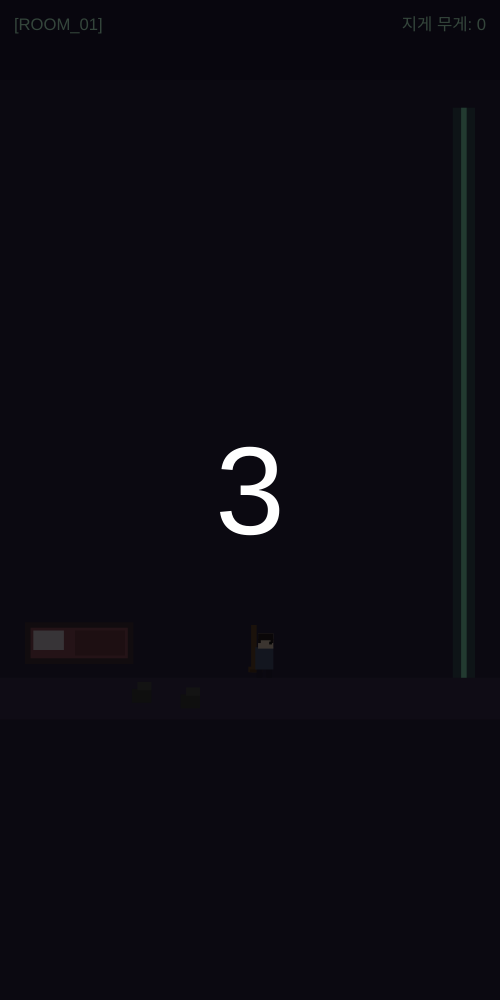
Frame 1 (no input)
Frame 60 (no input): identical to frame 1, image omitted
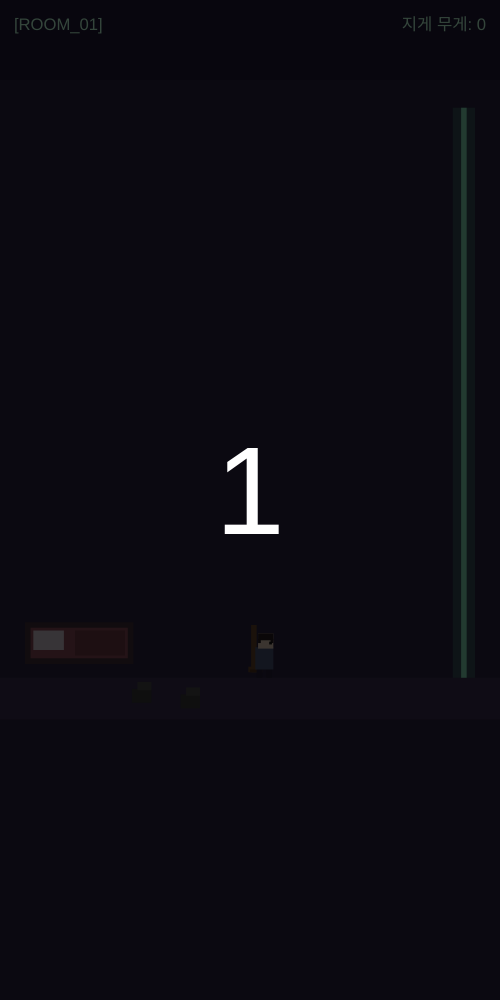
Frame 120 (the mouse pressed at the canvas centre since frame 60)

The p5.js sketch that drew these frames (run headless with seeded random() and noise() and a simulated clock; from frame 60 on, the mouse is pressed at the canvas centre):

// p5.js sketch
// ── sketch.js
// Escape Room — Stage 1 MVP
// 혼자만의 고독한 사투

// --- 적응형 캔버스 ---
let W, H, S;                            // W/H = 캔버스 픽셀, S = 아트 스케일 (W/360 기준)
let ROOM_TOP, ROOM_BOTTOM, BTN_AREA_TOP;
let PLAYER_RANGE_LEFT, PLAYER_RANGE_RIGHT;
const DESKTOP_MAX_W = 500;              // 데스크탑에서 너비 제한 (모바일에서는 자동으로 풀폭)

// --- 밸런스 수치 ---
const AUTO_DRIFT_PER_SEC = 0.025;
const FORWARD_PER_TAP = 0.020;
const BOX_PENALTY = 0.5;
const BOX_INTERVAL_MS = 3000;
const MAX_BOX_COUNT = 8;

// --- 상태 ---
let phase = 'countdown';
let loseReason = null;
let countdownStart = 0;
let playerX = 0.5;
let boxCount = 0;
let lastBoxDrop = 0;
let boxFlashAt = -9999;
let heldRest = false;
let endShownAt = 0;

function setup() {
  recomputeLayout();
  const cnv = createCanvas(W, H);
  cnv.style('display', 'block');
  smooth();
  textAlign(CENTER, CENTER);
  resetGame();
}

function windowResized() {
  recomputeLayout();
  resizeCanvas(W, H);
}

// 뷰포트 크기로부터 레이아웃 좌표·스케일을 재계산
function recomputeLayout() {
  W = Math.min(window.innerWidth, DESKTOP_MAX_W);
  H = window.innerHeight;
  S = W / 360;

  // 하단 버튼 영역
  const btnAreaH = Math.min(170 * S, H * 0.30);
  const bottomMargin = 16 * S;
  BTN_AREA_TOP = H - btnAreaH - bottomMargin;

  // 방 영역
  const roomGap = 16 * S;
  ROOM_BOTTOM = BTN_AREA_TOP - roomGap;
  ROOM_TOP = Math.max(50 * S, H * 0.08);

  // 플레이어 가로 범위
  PLAYER_RANGE_LEFT = W * 0.22;
  PLAYER_RANGE_RIGHT = W * 0.84;
}

function resetGame() {
  phase = 'countdown';
  loseReason = null;
  countdownStart = millis();
  playerX = 0.5;
  boxCount = 0;
  lastBoxDrop = 0;
  boxFlashAt = -9999;
  heldRest = false;
}

function draw() {
  if (phase === 'countdown') stepCountdown();
  else if (phase === 'playing') stepPlaying();

  drawScene();
  drawHUD();

  if (phase === 'countdown') drawCountdownOverlay();
  if (phase === 'playing') drawButtons();
  if (phase === 'win' || phase === 'lose') drawEndCard();
}

// ---------- step ----------
function stepCountdown() {
  const elapsed = (millis() - countdownStart) / 1000;
  if (elapsed > 4.2) {
    phase = 'playing';
    lastBoxDrop = millis();
  }
}

function stepPlaying() {
  const dt = deltaTime / 1000;

  if (!heldRest) {
    playerX -= AUTO_DRIFT_PER_SEC * dt;
  }

  if (millis() - lastBoxDrop > BOX_INTERVAL_MS) {
    boxCount += 1;
    boxFlashAt = millis();
    lastBoxDrop = millis();
  }

  if (playerX >= 1) {
    phase = 'win';
    playerX = 1;
    endShownAt = millis();
  } else if (playerX <= 0) {
    phase = 'lose';
    loseReason = 'bed';
    playerX = 0;
    endShownAt = millis();
  } else if (boxCount >= MAX_BOX_COUNT) {
    phase = 'lose';
    loseReason = 'crushed';
    endShownAt = millis();
  }
}

// ---------- scene ----------
function drawScene() {
  const b = constrain(playerX, 0, 1);
  const bg = lerpColor(color(10, 8, 22), color(80, 65, 115), b);
  background(bg);

  noStroke();
  fill(red(bg) * 0.7, green(bg) * 0.7, blue(bg) * 0.85);
  rect(0, 0, W, ROOM_TOP);

  fill(45 + b * 30, 35 + b * 25, 70 + b * 30);
  rect(0, ROOM_BOTTOM - 30 * S, W, 30 * S);

  drawBed(18 * S, ROOM_BOTTOM - 70 * S);
  drawTrash(95 * S, ROOM_BOTTOM - 22 * S);
  drawTrash(130 * S, ROOM_BOTTOM - 18 * S);

  drawDoor(W - 28 * S, ROOM_TOP + 20 * S, ROOM_BOTTOM - 30 * S);

  const px = lerp(PLAYER_RANGE_LEFT, PLAYER_RANGE_RIGHT, playerX);
  const py = ROOM_BOTTOM - 30 * S;
  drawPlayer(px, py);
  drawBoxStack(px, py, boxCount);

  const darkAlpha = (1 - b) * 140;
  if (darkAlpha > 0) {
    fill(0, darkAlpha);
    rect(0, 0, W, H);
  }
}

function drawBed(x, y) {
  noStroke();
  fill(70, 50, 60);
  rect(x, y, 78 * S, 30 * S);
  fill(150, 80, 95);
  rect(x + 4 * S, y + 4 * S, 70 * S, 22 * S);
  fill(230, 215, 230);
  rect(x + 6 * S, y + 6 * S, 22 * S, 14 * S);
  fill(120, 60, 75);
  rect(x + 36 * S, y + 6 * S, 36 * S, 18 * S);
}

function drawTrash(x, y) {
  noStroke();
  fill(60, 60, 60);
  rect(x, y, 14 * S, 10 * S);
  fill(80, 80, 80);
  rect(x + 4 * S, y - 5 * S, 10 * S, 6 * S);
}

function drawDoor(x, yTop, yBottom) {
  noStroke();
  fill(100, 230, 180, 60);
  rect(x - 6 * S, yTop, 16 * S, yBottom - yTop);
  fill(140, 240, 200);
  rect(x, yTop, 4 * S, yBottom - yTop);
}

function drawPlayer(x, y) {
  noStroke();
  fill(110, 75, 45);
  rect(x - 10 * S, y - 38 * S, 4 * S, 34 * S);
  rect(x - 12 * S, y - 8 * S, 10 * S, 4 * S);
  fill(85, 55, 30);
  rect(x - 11 * S, y - 6 * S, 8 * S, 2 * S);

  fill(40, 35, 60);
  rect(x - 6 * S, y - 8 * S, 4 * S, 8 * S);
  rect(x + 1 * S, y - 8 * S, 4 * S, 8 * S);

  fill(80, 90, 130);
  rect(x - 7 * S, y - 22 * S, 13 * S, 16 * S);

  fill(245, 220, 200);
  rect(x - 5 * S, y - 32 * S, 11 * S, 11 * S);
  fill(40, 30, 35);
  rect(x - 5 * S, y - 32 * S, 11 * S, 5 * S);
  rect(x - 5 * S, y - 28 * S, 2 * S, 3 * S);
  rect(x + 4 * S, y - 28 * S, 2 * S, 3 * S);
  fill(20);
  rect(x + 3 * S, y - 26 * S, 2 * S, 2 * S);
}

function drawBoxStack(x, baseY, count) {
  if (count === 0) return;
  const flash = millis() - boxFlashAt < 400;
  const topIdx = count - 1;
  for (let i = 0; i < count; i++) {
    const bx = x - 16 * S;
    const by = baseY - 42 * S - i * 9 * S;
    const isTop = i === topIdx;
    let c = color(200, 140, 80);
    if (isTop && flash && Math.floor(millis() / 80) % 2 === 0) {
      c = color(255, 230, 160);
    }
    noStroke();
    fill(c);
    rect(bx, by, 18 * S, 9 * S);
    fill(140, 80, 35);
    rect(bx, by + 4 * S, 18 * S, 1 * S);
    rect(bx + 8 * S, by, 1 * S, 9 * S);
  }
}

// ---------- countdown overlay ----------
function drawCountdownOverlay() {
  fill(0, 170);
  rect(0, 0, W, H);
  const elapsed = (millis() - countdownStart) / 1000;
  let label = '';
  let big = true;
  if (elapsed < 1)      label = '3';
  else if (elapsed < 2) label = '2';
  else if (elapsed < 3) label = '1';
  else { label = '방을 탈출하세요'; big = false; }

  fill(255);
  textSize((big ? 90 : 26) * S);
  text(label, W / 2, H / 2);
}

// ---------- HUD ----------
function drawHUD() {
  textSize(12 * S);
  fill(180, 240, 200, 220);
  textAlign(LEFT, TOP);
  text('[ROOM_01]', 10 * S, 12 * S);
  textAlign(RIGHT, TOP);
  text('지게 무게: ' + boxCount, W - 10 * S, 12 * S);
  textAlign(CENTER, CENTER);
}

// ---------- buttons ----------
function forwardBtn() {
  const btnH = Math.min(140 * S, H * 0.22);
  return {
    x: W * 0.28,
    y: BTN_AREA_TOP + 10 * S,
    w: W * 0.66,
    h: btnH,
  };
}
function restBtn() {
  const btnH = Math.min(70 * S, H * 0.11);
  return {
    x: W * 0.04,
    y: BTN_AREA_TOP + 40 * S,
    w: W * 0.22,
    h: btnH,
  };
}
function inRect(mx, my, r) {
  return mx >= r.x && mx <= r.x + r.w && my >= r.y && my <= r.y + r.h;
}

function drawButtons() {
  const fwd = forwardBtn();
  const rest = restBtn();

  // [앞으로 가기]
  noStroke();
  fill(40, 10, 15);
  rect(fwd.x + 3 * S, fwd.y + 5 * S, fwd.w, fwd.h, 10 * S);
  fill(220, 60, 70);
  rect(fwd.x, fwd.y, fwd.w, fwd.h, 10 * S);
  fill(255, 120, 130);
  rect(fwd.x + 6 * S, fwd.y + 6 * S, fwd.w - 12 * S, 6 * S, 6 * S);
  fill(255);
  textSize(22 * S);
  text('▶ 앞으로 가기', fwd.x + fwd.w / 2, fwd.y + fwd.h / 2);

  // [잠시 쉬기] — 피자박스가 쌓인 모양
  fill(30, 25, 30);
  rect(rest.x + 3 * S, rest.y + 5 * S, rest.w, rest.h, 8 * S);
  fill(heldRest ? 180 : 130, heldRest ? 150 : 125, heldRest ? 130 : 130);
  rect(rest.x, rest.y, rest.w, rest.h, 8 * S);

  push();
  translate(rest.x + 14 * S, rest.y + 14 * S);
  fill(200, 140, 80);
  rect(2 * S, 14 * S, 50 * S, 10 * S);
  rect(6 * S, 6 * S, 46 * S, 10 * S);
  rect(10 * S, -2 * S, 42 * S, 10 * S);
  fill(140, 80, 35);
  rect(2 * S, 18 * S, 50 * S, 1 * S);
  rect(6 * S, 10 * S, 46 * S, 1 * S);
  rect(10 * S, 2 * S, 42 * S, 1 * S);
  pop();
  fill(255);
  textSize(12 * S);
  text('잠시 쉬기', rest.x + rest.w / 2, rest.y + rest.h - 12 * S);
}

// ---------- end card ----------
function drawEndCard() {
  fill(0, 200);
  rect(0, 0, W, H);

  let title, body, hint;
  if (phase === 'win') {
    title = '문에 도달했습니다';
    body = '(1단계 클리어 — 2단계 추가 예정)';
    hint = '※ 본편: 줌아웃 + 멀티룸 연출';
  } else if (loseReason === 'crushed') {
    title = '박스 무게에 짓눌렸습니다';
    body = '지게가 더 이상 버티지 못했습니다';
    hint = '※ 본편: HELP → 줌아웃 → 함께 탈출';
  } else {
    title = '침대에 잠식되었습니다';
    body = '(여기서 HELP 버튼이 등장합니다)';
    hint = '※ 본편: HELP → 줌아웃 → 함께 탈출';
  }

  fill(255);
  textSize(22 * S);
  text(title, W / 2, H / 2 - 50 * S);
  textSize(13 * S);
  fill(230, 230, 230);
  text(body, W / 2, H / 2 - 10 * S);
  fill(160, 200, 220);
  text(hint, W / 2, H / 2 + 14 * S);

  if (millis() - endShownAt > 800) {
    fill(255, 200 + sin(millis() / 300) * 40);
    textSize(12 * S);
    text('탭하면 다시 시작', W / 2, H / 2 + 60 * S);
  }
}

// ---------- input ----------
function handlePress(mx, my) {
  if (phase === 'countdown') return;
  if (phase === 'win' || phase === 'lose') {
    if (millis() - endShownAt > 800) resetGame();
    return;
  }
  if (inRect(mx, my, forwardBtn())) {
    playerX += FORWARD_PER_TAP / (1 + boxCount * BOX_PENALTY);
  } else if (inRect(mx, my, restBtn())) {
    heldRest = true;
  }
}

function handleRelease() {
  heldRest = false;
}

function mousePressed() { handlePress(mouseX, mouseY); return false; }
function mouseReleased() { handleRelease(); return false; }
function touchStarted() {
  if (touches.length > 0) handlePress(touches[0].x, touches[0].y);
  else handlePress(mouseX, mouseY);
  return false;
}
function touchEnded() { handleRelease(); return false; }

// ── style.css
* { margin: 0; padding: 0; box-sizing: border-box; }

html, body {
  width: 100%;
  height: 100%;
  overflow: hidden;
  background: #000;
  display: flex;
  align-items: center;
  justify-content: center;
  touch-action: none;
  user-select: none;
  -webkit-user-select: none;
  -webkit-tap-highlight-color: transparent;
  font-family: -apple-system, "Apple SD Gothic Neo", "Noto Sans KR", sans-serif;
}

canvas {
  display: block;
}
